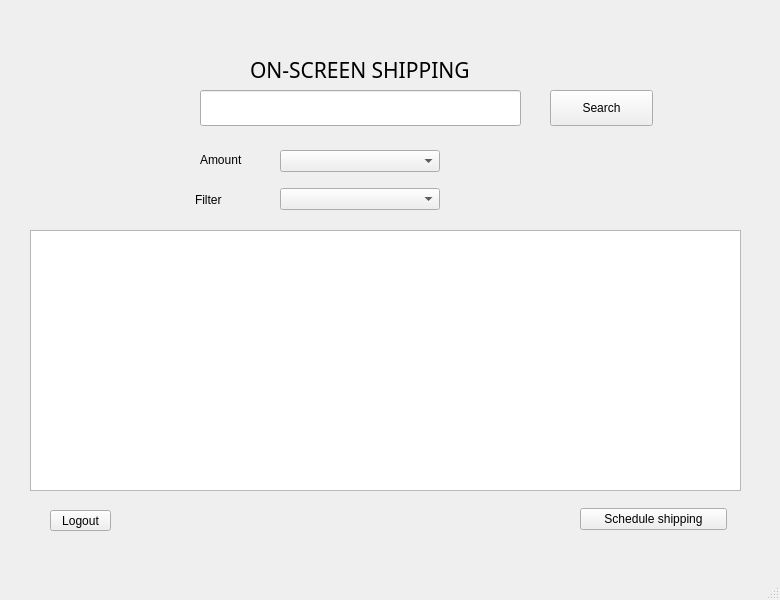
<?xml version="1.0" encoding="UTF-8"?>
<ui version="4.0">
 <class>MainWindow</class>
 <widget class="QMainWindow" name="MainWindow">
  <property name="geometry">
   <rect>
    <x>0</x>
    <y>0</y>
    <width>780</width>
    <height>600</height>
   </rect>
  </property>
  <property name="windowTitle">
   <string>MainWindow</string>
  </property>
  <widget class="QWidget" name="centralwidget">
   <widget class="QWidget" name="widget" native="true">
    <property name="geometry">
     <rect>
      <x>0</x>
      <y>0</y>
      <width>781</width>
      <height>541</height>
     </rect>
    </property>
    <widget class="QLabel" name="label_tela">
     <property name="geometry">
      <rect>
       <x>250</x>
       <y>60</y>
       <width>231</width>
       <height>19</height>
      </rect>
     </property>
     <property name="font">
      <font>
       <family>Droid Sans Armenian</family>
       <pointsize>16</pointsize>
      </font>
     </property>
     <property name="text">
      <string>ON-SCREEN SHIPPING</string>
     </property>
    </widget>
    <widget class="QLineEdit" name="key_word">
     <property name="geometry">
      <rect>
       <x>200</x>
       <y>90</y>
       <width>321</width>
       <height>36</height>
      </rect>
     </property>
    </widget>
    <widget class="QPushButton" name="search_btn">
     <property name="geometry">
      <rect>
       <x>550</x>
       <y>90</y>
       <width>103</width>
       <height>36</height>
      </rect>
     </property>
     <property name="text">
      <string>Search</string>
     </property>
    </widget>
    <widget class="QPushButton" name="logout_btn">
     <property name="geometry">
      <rect>
       <x>50</x>
       <y>510</y>
       <width>61</width>
       <height>21</height>
      </rect>
     </property>
     <property name="text">
      <string>Logout</string>
     </property>
    </widget>
    <widget class="QLabel" name="label_4">
     <property name="geometry">
      <rect>
       <x>200</x>
       <y>150</y>
       <width>71</width>
       <height>19</height>
      </rect>
     </property>
     <property name="text">
      <string>Amount</string>
     </property>
    </widget>
    <widget class="QLabel" name="label_5">
     <property name="geometry">
      <rect>
       <x>195</x>
       <y>190</y>
       <width>71</width>
       <height>20</height>
      </rect>
     </property>
     <property name="text">
      <string>Filter</string>
     </property>
    </widget>
    <widget class="QWidget" name="verticalLayoutWidget">
     <property name="geometry">
      <rect>
       <x>280</x>
       <y>140</y>
       <width>160</width>
       <height>82</height>
      </rect>
     </property>
     <layout class="QVBoxLayout" name="verticalLayout">
      <item>
       <widget class="QComboBox" name="qntd_tela"/>
      </item>
      <item>
       <widget class="QComboBox" name="filter_tela"/>
      </item>
     </layout>
    </widget>
    <widget class="QWidget" name="verticalLayoutWidget_2">
     <property name="geometry">
      <rect>
       <x>580</x>
       <y>500</y>
       <width>147</width>
       <height>38</height>
      </rect>
     </property>
     <layout class="QVBoxLayout" name="verticalLayout_2">
      <item>
       <widget class="QPushButton" name="envioProgramado">
        <property name="text">
         <string>Schedule shipping</string>
        </property>
       </widget>
      </item>
     </layout>
    </widget>
    <widget class="QTextBrowser" name="news_display">
     <property name="geometry">
      <rect>
       <x>30</x>
       <y>230</y>
       <width>711</width>
       <height>261</height>
      </rect>
     </property>
     <property name="sizePolicy">
      <sizepolicy hsizetype="Expanding" vsizetype="Expanding">
       <horstretch>0</horstretch>
       <verstretch>0</verstretch>
      </sizepolicy>
     </property>
     <property name="lineWidth">
      <number>3</number>
     </property>
     <property name="sizeAdjustPolicy">
      <enum>QAbstractScrollArea::AdjustToContents</enum>
     </property>
     <property name="autoFormatting">
      <set>QTextEdit::AutoAll</set>
     </property>
     <property name="lineWrapMode">
      <enum>QTextEdit::NoWrap</enum>
     </property>
     <property name="openExternalLinks">
      <bool>true</bool>
     </property>
    </widget>
   </widget>
  </widget>
  <widget class="QMenuBar" name="menubar">
   <property name="geometry">
    <rect>
     <x>0</x>
     <y>0</y>
     <width>780</width>
     <height>23</height>
    </rect>
   </property>
  </widget>
  <widget class="QStatusBar" name="statusbar"/>
 </widget>
 <resources/>
 <connections/>
</ui>
